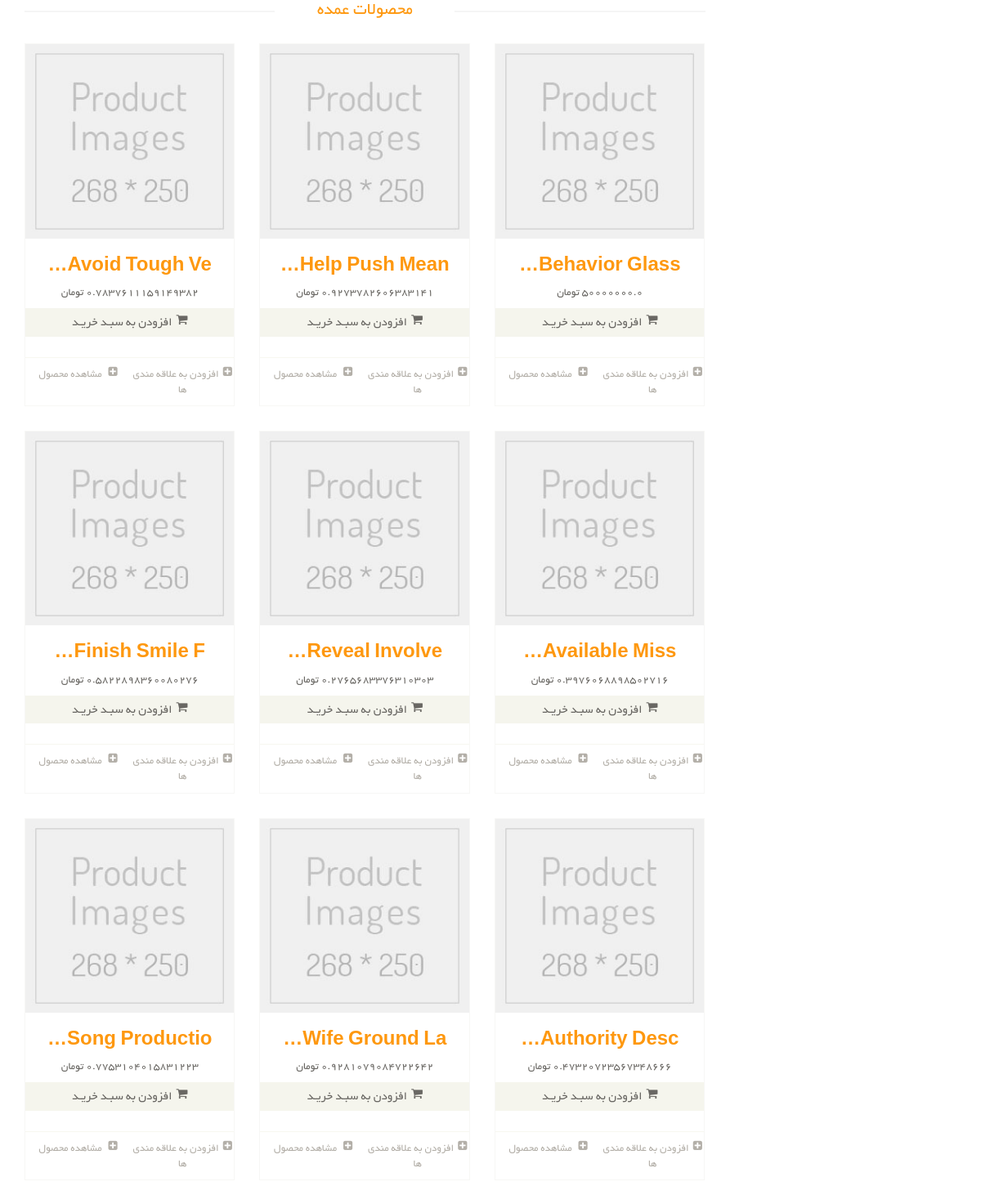
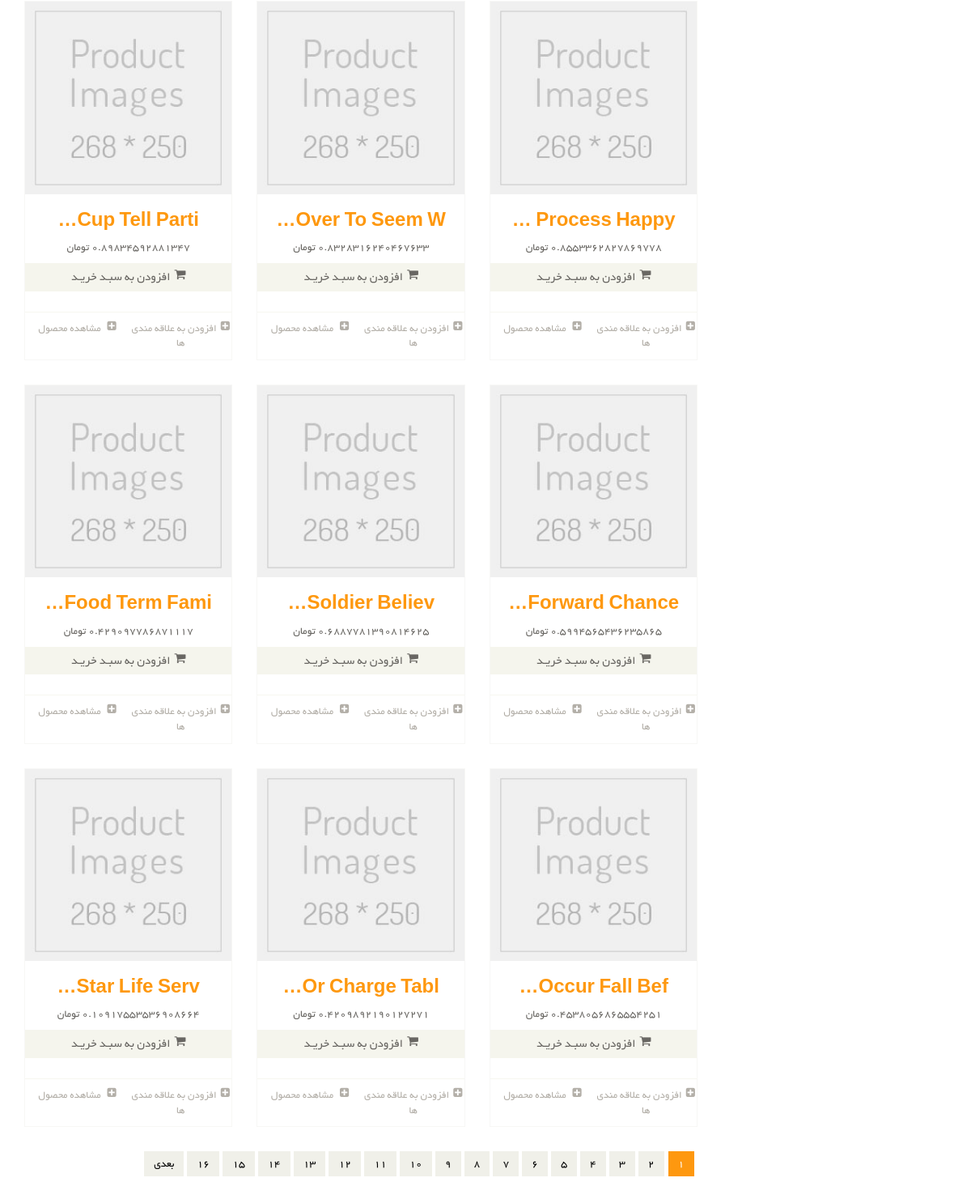
The app's page /product/ with its own data (2 pictures, top to bottom).
### Eshop_Product/models.py (models this page shows, shortened)
class Product(models.Model):
    name = models.CharField(max_length=100, db_index=True, verbose_name='نام')
    price = models.FloatField(verbose_name='قیمت')
    rating = models.IntegerField(validators=[MinValueValidator(0), MaxValueValidator(5)], verbose_name='ریت ها')
    description = models.TextField(db_index=True, verbose_name='توضیحات اصلی')
    short_description = models.TextField(db_index=True, verbose_name='توضیحات کوتاه')
    slug = models.SlugField(db_index=True, unique=True, blank=True, verbose_name='عنوان در url')
    is_active = models.BooleanField(default=True, verbose_name="فعال")
    category = models.ManyToManyField(ProductCategory, db_index=True, related_name='Products', verbose_name='کتگوری ها',
                                      blank=True, null=True)
    product_tags = models.ManyToManyField(ProductTag, related_name='Tags', verbose_name='تگ های محصول', blank=True,
                                          null=True)
    is_delete = models.BooleanField(default=False, verbose_name="حذف کردن")
    brand = models.ForeignKey(ProductBrand, null=True, blank=True, verbose_name='برند', on_delete=models.CASCADE)
    image = models.ImageField(upload_to='image/product/', null=True, blank=True, verbose_name='تصویر محصول')
    class Meta:
        verbose_name = 'محصول'
        verbose_name_plural = 'محصولات'
        unique_together = (('slug', 'id', 'is_active', 'is_delete'),)

### Eshop_Product/views.py (the view)
# urls.py: path('', Product_List.as_view(), name='product_list_page'),
class Product_List(ListView):
    template_name = 'Eshop_Product/Product_List.html'
    model = Product
    context_object_name = 'Products_List'
    paginate_by = 18
    def get_context_data(self, *, object_list=None, **kwargs):
        context = super().get_context_data()
        context['S_Price'] = self.request.GET.get('S_Price') or 0
        context['E_Price'] = self.request.GET.get('E_Price') or 10000000000
        return context
    def get_queryset(self):
        query = super().get_queryset()
        brand = self.kwargs.get('brand')
        category = self.kwargs.get('category')
        if self.request.GET.get('price'):
            price: str = str(self.request.GET.get('price'))
        else:
            price: str = '0,100000000'
        S_Price = price.split(',')[0]
        product = Product.objects.filter(is_delete=False, is_active=True).order_by('-price').first()
        E_Price = price.split(',')[1]
        if brand is not None:
            query = Product.objects.filter(is_active=True, is_delete=False, brand__slug__iexact=brand).order_by(
                'id').all()
        elif category is not None:
            query = Product.objects.filter(is_active=True, is_delete=False, category__slug__iexact=category, ).order_by(
                'id').all()
        elif S_Price is not None:
            query = Product.objects.filter(is_active=True, is_delete=False, price__gte=S_Price)
        elif E_Price is not None:
            query = Product.objects.filter(is_active=True, is_delete=False, price__lte=E_Price)
        else:
            query = Product.objects.filter(is_active=True, is_delete=False).order_by('id').all()
        return query

### templates/Eshop_Product/Product_List.html (shortened to what this page needs)
{% extends 'Base/Base.html' %}
{% load render_partial %}
{% block content %}
    <section>
        <div class="container">
            <div class="row">
                    <div class="col-sm-9 padding-right">
                                    {% if Products_List %}
                        <div class="features_items">
                            <h2 class="title text-center">محصولات عمده</h2>
                            {% for Product in Products_List %}
                                {% include 'Eshop_Product/includes/Product_Item_partial.html' with Product=Product %}
                            {% endfor %}
                            <div class="clearfix"></div>
                            <ul class="pagination bottom-right">
                                {% for page in paginator.page_range %}
                                    <li class="{% if page_obj.number == page %}active {% endif %}"><a
                                            href="?page={{ page }}">{{ page }}</a></li>
                                {% endfor %}
                                {% if page_obj.has_next %}
                                    <li><a href="?page={{ page_obj.next_page_number }}"> بعدی </a></li>
                                {% endif %}
                            </ul>
                        </div>
                    {% else %}
                    <div class="alert alert-warning">
                    <p>
                        هیچ محصولی یافت نشد
                    </p>
                    </div>
                {% endif %}
</div>
            </div>
        </div>
    </section>
{% endblock %}

### templates/Eshop_Product/includes/Product_Item_partial.html (shortened to what this page needs)
{% load thumbnail %}
<div class="col-sm-4">
    <div class="product-image-wrapper">
        <div class="single-products">
            <div class="productinfo text-center">
                    <img src="../static/images/shop/product.jpg" alt=""/>
                <h2> {{ Product.name|truncatechars:15|title }}</h2>
                <p>{{ Product.price|truncatechars:30 }} تومان </p>
                <a href="#" class="btn btn-default add-to-cart"><i class="fa fa-shopping-cart"></i>افزودن به سبـد خریـد</a>
            </div>
            <div class="product-overlay">
                <div class="overlay-content">
                </div>
            </div>
        </div>
        <div class="choose">
            <ul class="nav nav-pills nav-justified">
                <li><a href=""><i class="fa fa-plus-square"></i>افزودن به علاقه مندی ها</a></li>
                <li><a href="{% url 'product_detail_page' Product.id %}"><i class="fa fa-plus-square"></i> مشاهده محصول</a>
                </li>
            </ul>
        </div>
    </div>
</div>

### static/css/main.css (style rules this page uses)
body { font-family: 'BYekan'; font-size: 10pt; position: relative; font-weight: normal; direction: rtl; }
ul li { list-style: none; }
a { -webkit-transition: 300ms; -moz-transition: 300ms; -o-transition: 300ms; transition: 300ms; }
h1, h2, h3, h4, h5, h6 { font-family: 'BYekan', sans-serif; }
.left-sidebar h2:after, h2.title:after { content: " "; position: absolute; border: 1px solid #f5f5f5; bottom:8px; right: 0; width: 100%; height: 0; z-index: -2; }
h2.title:before { content: " "; position: absolute; background: #fff; bottom: -6px; width: 220px; height: 30px; z-index: -1; right: 50%; margin-right: -110px; }
.padding-right { padding-left: 0; }
.features_items { overflow:hidden; }
h2.title { color: #FE980F; font-family: 'BYekan', sans-serif; font-size: 16pt; font-weight: 400; margin: 0 15px; text-transform: uppercase; margin-bottom: 30px; position: relative; }
.product-image-wrapper { border:1px solid #F7F7F5; overflow: hidden; margin-bottom:30px; }
.single-products { position: relative; }
.productinfo h2 { color: #FE980F; font-family: 'BYekan', sans-serif; font-size: 24px; font-weight: 700; }
.productinfo p { font-family: 'BYekan', sans-serif; font-size: 10pt; font-weight: 400; color: #696763; }
.productinfo img { width: 100%; }
.productinfo { position:relative; }
.product-overlay { background:#FE980F; top: 0; display: none; height: 0; position: absolute; transition: height 500ms ease 0s; width: 100%; display: block; opacity:; }
.product-overlay .overlay-content { bottom: 0; position: absolute; bottom: 0; text-align: center; width: 100%; }
.add-to-cart { background:#F5F5ED; border: 0 none; border-radius: 0; color: #696763; font-family: 'BYekan', sans-serif; font-size: 15px; width: 100%; margin-bottom: 25px; }
.add-to-cart i { margin-left:5px; }
.choose { border-top: 1px solid #F7F7F0; }
.choose ul li a { color: #B3AFA8; font-family: 'BYekan', sans-serif; font-size: 13px; padding-left: 0; padding-right: 0; }
.choose ul li a i { margin-left:5px; }
.pagination { display: inline-block; margin-bottom: 25px; margin-top: 0; padding-right: 15px; }
.pagination li:first-child a, .pagination li:first-child span { border-bottom-left-radius: 0; border-top-left-radius: 0; margin-left: 0; }
.pagination li:last-child a, .pagination li:last-child span { border-bottom-right-radius: 0; border-top-right-radius: 0; }
.pagination .active a, .pagination .active span, .pagination .active a:hover, .pagination .active span:hover, .pagination .active a:focus, .pagination .active span:focus { background-color: #FE980F; border-color: #FE980F; color: #FFFFFF; cursor: default; z-index: 2; }
.pagination li a, .pagination li span { background-color: #f0f0e9; border: 0; float: left; line-height: 1.42857; margin-left: -1px; padding: 6px 12px; position: relative; text-decoration: none; margin-right: 5px; color:#000; }

### records on screen
Product: name "Avoid Tough Ve…", price "0.7837611159149382"
Product: name "Help Push Mean…", price "0.9273782606383141"
Product: name "Behavior Glass…", price "50000000.0"
Product: name "Finish Smile F…", price "0.5822898360080276"
Product: name "Reveal Involve…", price "0.2765683376310303"
Product: name "Available Miss…", price "0.3976068898502716"
Product: name "Song Productio…", price "0.7753104015831223"
Product: name "Wife Ground La…", price "0.9281079084722642"
Product: name "Authority Desc…", price "0.47320723567348666"
Product: name "Cup Tell Parti…", price "0.89834592881347"
Product: name "Over To Seem W…", price "0.8328316240467633"
Product: name "Process Happy …", price "0.8553362827869778"
Product: name "Food Term Fami…", price "0.429097786871117"
Product: name "Soldier Believ…", price "0.6887781390814625"
Product: name "Forward Chance…", price "0.5994565436235865"
Product: name "Star Life Serv…", price "0.10917553536908664"
Product: name "Or Charge Tabl…", price "0.4209892190127271"
Product: name "Occur Fall Bef…", price "0.4538056865554251"

### other values on screen
{{ page }} "1" "2" "3" "4" "5" "6" "7" "8" "9" "10" "11" "12" "13" "14" "15" "16"
